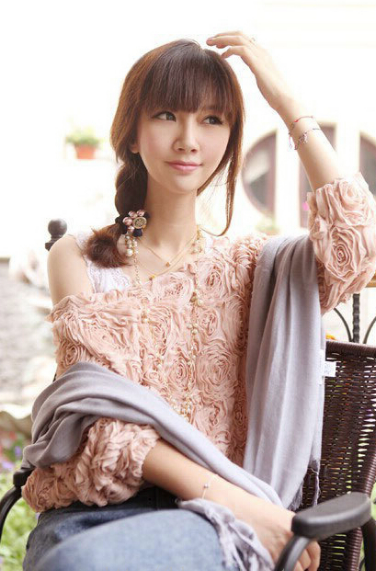
//> input picture csdn_tutorials/27.png, 376 x 571 px
$ ./opencv_17_2   (built with g++ and OpenCV 4)
//> lines starting //> are read from the running program, lines starting //| are printed output that depends on the picture
//-----------------------------------【程序说明】----------------------------------------------
//		程序名称:：《【OpenCV入门教程之十七】OpenCV重映射 & SURF特征点检测合辑 》 博文配套源码
//		开发所用IDE版本：Visual Studio 2010
//		开发所用OpenCV版本：	2.4.9
//		2014年6月15日 Created by 浅墨
//		配套博文链接： http://blog.csdn.net/poem_qianmo/article/details/30974513
//		PS:程序结合配合博文学习效果更佳
//		浅墨的微博：@浅墨_毛星云 http://weibo.com/1723155442
//		浅墨的知乎：http://www.zhihu.com/people/mao-xing-yun
//		浅墨的豆瓣：http://www.douban.com/people/53426472/
//----------------------------------------------------------------------------------------------

//-----------------------------------【头文件包含部分】---------------------------------------
//		描述：包含程序所依赖的头文件
//----------------------------------------------------------------------------------------------
#include "opencv2/highgui/highgui.hpp"
#include "opencv2/imgproc/imgproc.hpp"
#include <iostream>

//-----------------------------------【命名空间声明部分】--------------------------------------
//          描述：包含程序所使用的命名空间
//-----------------------------------------------------------------------------------------------
using namespace cv;
using namespace std;

//-----------------------------------【宏定义部分】--------------------------------------------
//  描述：定义一些辅助宏
//------------------------------------------------------------------------------------------------
#define WINDOW_NAME "【程序窗口】" //为窗口标题定义的宏

//-----------------------------------【全局变量声明部分】--------------------------------------
//          描述：全局变量的声明
//-----------------------------------------------------------------------------------------------
Mat g_srcImage, g_dstImage;
Mat g_map_x, g_map_y;

//-----------------------------------【全局函数声明部分】--------------------------------------
//          描述：全局函数的声明
//-----------------------------------------------------------------------------------------------
int update_map(int key);
static void ShowHelpText(); //输出帮助文字

//-----------------------------------【main( )函数】--------------------------------------------
//          描述：控制台应用程序的入口函数，我们的程序从这里开始执行
//-----------------------------------------------------------------------------------------------
int main(int argc, char **argv)
{
    //显示帮助文字
    ShowHelpText();

    //【1】载入原始图
    g_srcImage = imread("27.png", 1);
//> g_srcImage is the input picture: 571 rows x 376 cols, CV_8UC3; mean B, G, R 171, 176.5, 193.9
    if (!g_srcImage.data)
    {
        printf("读取图片错误，请确定目录下是否有imread函数指定的图片存在~！ \n");
        return false;
    }
    imshow("原始图", g_srcImage);

    //【2】创建和原始图一样的效果图，x重映射图，y重映射图
    g_dstImage.create(g_srcImage.size(), g_srcImage.type());
    g_map_x.create(g_srcImage.size(), CV_32FC1);
    g_map_y.create(g_srcImage.size(), CV_32FC1);

    //【3】创建窗口并显示
    namedWindow(WINDOW_NAME, CV_WINDOW_AUTOSIZE);
    imshow(WINDOW_NAME, g_srcImage);

    //【4】轮询按键，更新map_x和map_y的值，进行重映射操作并显示效果图
    while (1)
    {
        //获取键盘按键
        int key = waitKey(0);
//> the key '1' is pressed

        //判断ESC是否按下，若按下便退出
        if ((key & 255) == 27)
        {
            cout << "程序退出...........\n";
            break;
        }

        //根据按下的键盘按键来更新 map_x & map_y的值. 然后调用remap( )进行重映射
        update_map(key);
//> after the loop in update_map, `for (int j = 0; j < g_srcImage.rows; j++)`:
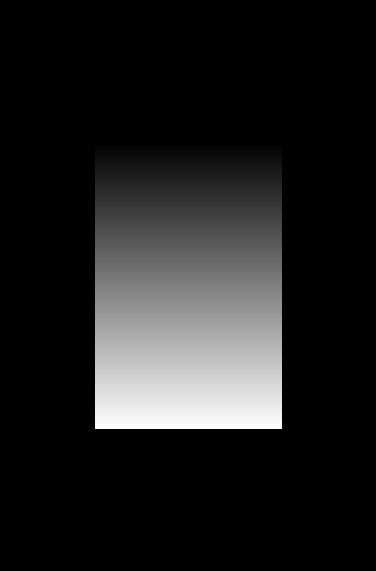
//> g_map_y: 571 rows x 376 cols, CV_32FC1; min 0, max 571, mean 71.2; drawn with min black and max white
        remap(g_srcImage, g_dstImage, g_map_x, g_map_y, CV_INTER_LINEAR, BORDER_CONSTANT, Scalar(0, 0, 0));
//> the key '2' is pressed
//> call 2 of update_map, with key = 50
//> after the loop in update_map (call 2), `for (int j = 0; j < g_srcImage.rows; j++)`:
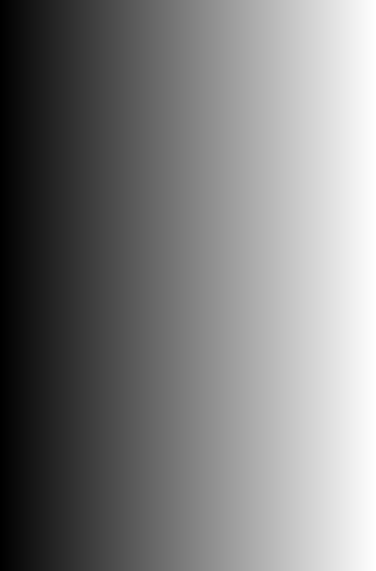
//> g_map_x: 571 rows x 376 cols, CV_32FC1; min 0, max 375, mean 187.5; drawn with min black and max white
//> after the loop in update_map (call 2), `for (int j = 0; j < g_srcImage.rows; j++)`:
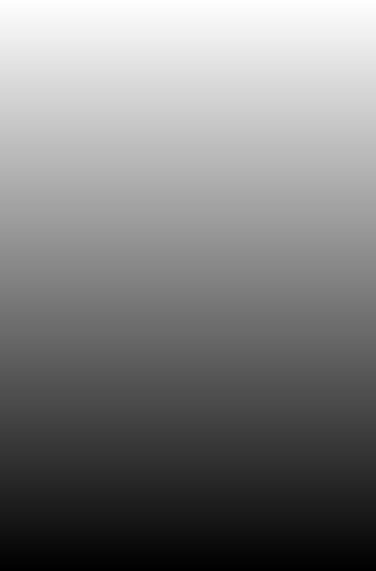
//> g_map_y: 571 rows x 376 cols, CV_32FC1; min 1, max 571, mean 286; drawn with min black and max white
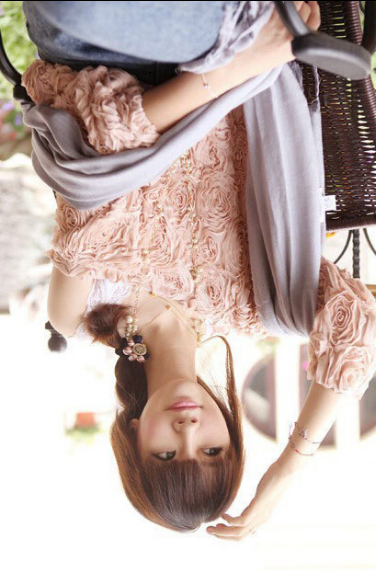
//> g_dstImage: 571 rows x 376 cols, CV_8UC3; mean B, G, R 170.6, 176.1, 193.5
//> the key '3' is pressed
//> call 3 of update_map, with key = 51
//> after the loop in update_map (call 3), `for (int j = 0; j < g_srcImage.rows; j++)`:
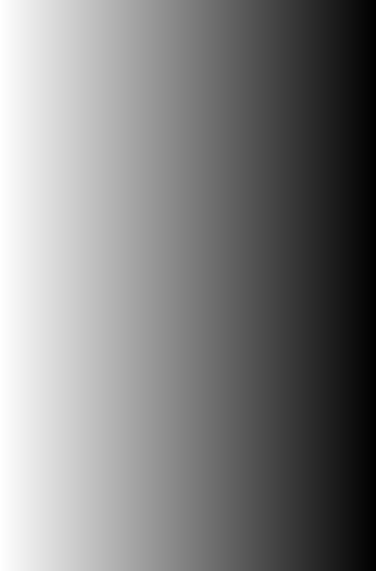
//> g_map_x: 571 rows x 376 cols, CV_32FC1; min 1, max 376, mean 188.5; drawn with min black and max white
//> after the loop in update_map (call 3), `for (int j = 0; j < g_srcImage.rows; j++)`:
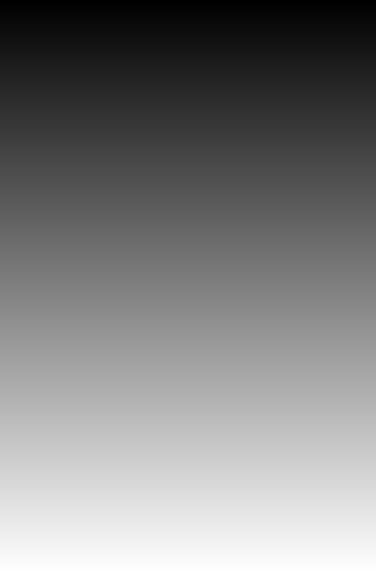
//> g_map_y: 571 rows x 376 cols, CV_32FC1; min 0, max 570, mean 285; drawn with min black and max white
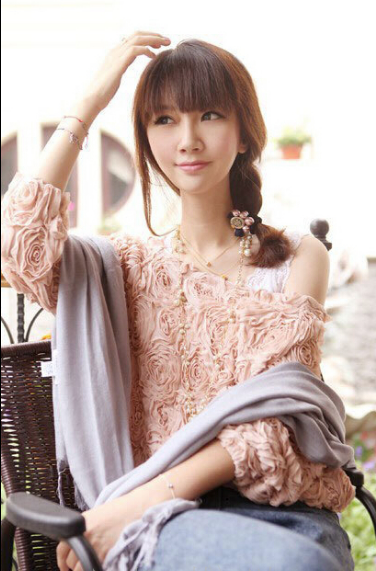
//> g_dstImage: 571 rows x 376 cols, CV_8UC3; mean B, G, R 170.5, 175.9, 193.3
//> the Esc key is pressed

        //显示效果图
        imshow(WINDOW_NAME, g_dstImage);
    }
    return 0;
}

//-----------------------------------【update_map( )函数】--------------------------------
//          描述：根据按键来更新map_x与map_x的值
//----------------------------------------------------------------------------------------------
int update_map(int key)
{
    //双层循环，遍历每一个像素点
    for (int j = 0; j < g_srcImage.rows; j++)
    {
        for (int i = 0; i < g_srcImage.cols; i++)
        {
            switch (key)
            {
            case '1': // 键盘【1】键按下，进行第一种重映射操作
                if (i > g_srcImage.cols * 0.25 && i < g_srcImage.cols * 0.75 && j > g_srcImage.rows * 0.25 && j < g_srcImage.rows * 0.75)
                {
                    g_map_x.at<float>(j, i) = static_cast<float>(2 * (i - g_srcImage.cols * 0.25) + 0.5);
                    g_map_y.at<float>(j, i) = static_cast<float>(2 * (j - g_srcImage.rows * 0.25) + 0.5);
                }
                else
                {
                    g_map_x.at<float>(j, i) = 0;
                    g_map_y.at<float>(j, i) = 0;
                }
                break;
            case '2': // 键盘【2】键按下，进行第二种重映射操作
                g_map_x.at<float>(j, i) = static_cast<float>(i);
                g_map_y.at<float>(j, i) = static_cast<float>(g_srcImage.rows - j);
                break;
            case '3': // 键盘【3】键按下，进行第三种重映射操作
                g_map_x.at<float>(j, i) = static_cast<float>(g_srcImage.cols - i);
                g_map_y.at<float>(j, i) = static_cast<float>(j);
                break;
            case '4': // 键盘【4】键按下，进行第四种重映射操作
                g_map_x.at<float>(j, i) = static_cast<float>(g_srcImage.cols - i);
                g_map_y.at<float>(j, i) = static_cast<float>(g_srcImage.rows - j);
                break;
            }
        }
    }
    return 1;
}

//-----------------------------------【ShowHelpText( )函数】----------------------------------
//      描述：输出一些帮助信息
//----------------------------------------------------------------------------------------------
static void ShowHelpText()
{
    //输出一些帮助信息
    printf("\n\n\n\t欢迎来到重映射示例程序~\n\n");
    printf("\t当前使用的OpenCV版本为 OpenCV " CV_VERSION);
    printf("\n\n\t按键操作说明: \n\n"
           "\t\t键盘按键【ESC】- 退出程序\n"
           "\t\t键盘按键【1】-  第一种映射方式\n"
           "\t\t键盘按键【2】- 第二种映射方式\n"
           "\t\t键盘按键【3】- 第三种映射方式\n"
           "\t\t键盘按键【4】- 第四种映射方式\n"
           "\n\n\t\t\t\t\t\t\t\t by浅墨\n\n\n");
}

$ run again, with csdn_tutorials/10.png copied over csdn_tutorials/27.png
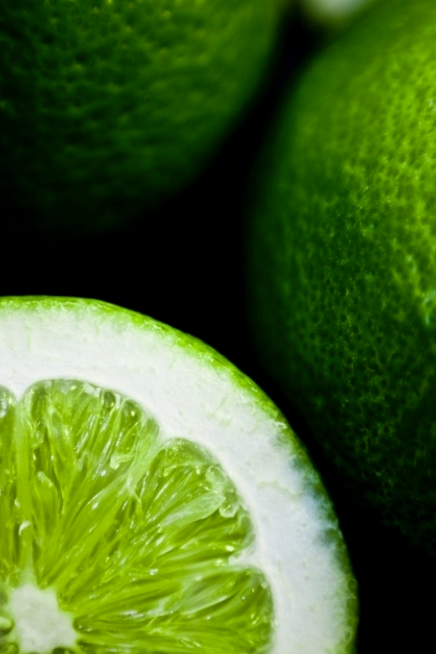
//> input picture csdn_tutorials/10.png, 436 x 654 px
//> g_srcImage is the input picture: 654 rows x 436 cols, CV_8UC3; mean B, G, R 36.1, 101.2, 70.8
//> `remap(g_srcImage, g_dstImage, g_map_x, g_map_y, CV_INTER_LINEAR, BORDE..`:
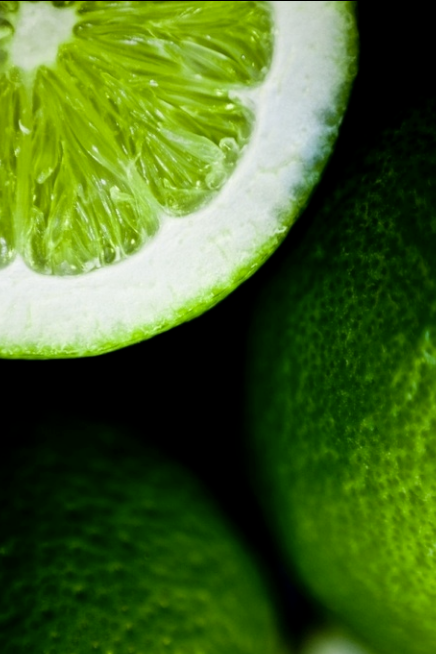
//> g_dstImage: 654 rows x 436 cols, CV_8UC3; mean B, G, R 36, 101.1, 70.7
//> `remap(g_srcImage, g_dstImage, g_map_x, g_map_y, CV_INTER_LINEAR, BORDE..`:
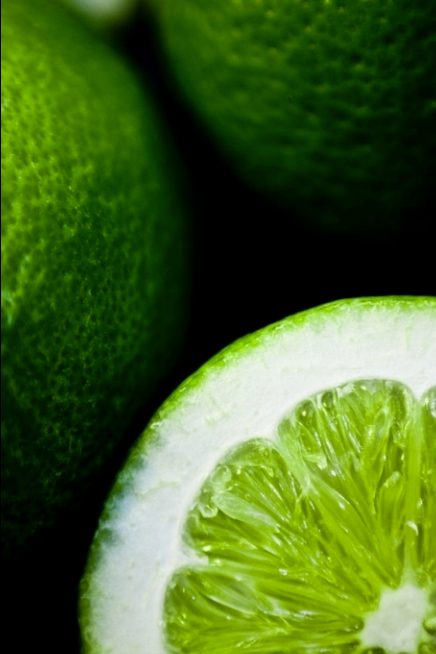
//> g_dstImage: 654 rows x 436 cols, CV_8UC3; mean B, G, R 36, 101, 70.6

$ run again, with csdn_tutorials/11.png copied over csdn_tutorials/27.png
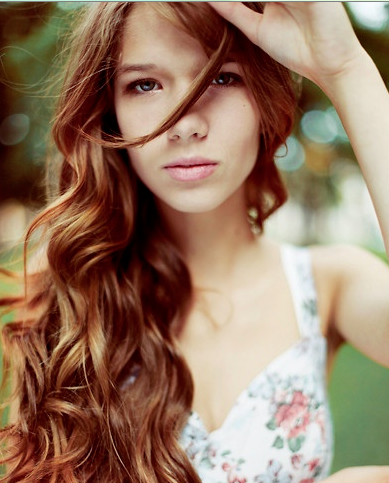
//> input picture csdn_tutorials/11.png, 389 x 483 px
//> g_srcImage is the input picture: 483 rows x 389 cols, CV_8UC3; mean B, G, R 99.9, 121.3, 150.1
//> `remap(g_srcImage, g_dstImage, g_map_x, g_map_y, CV_INTER_LINEAR, BORDE..`:
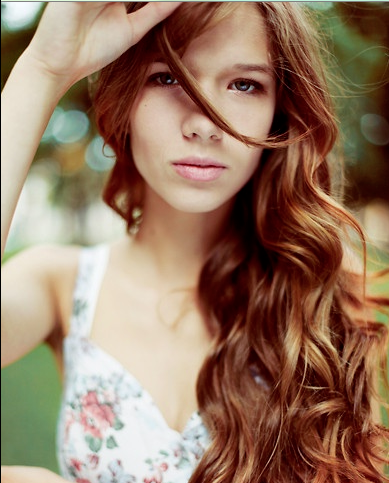
//> g_dstImage: 483 rows x 389 cols, CV_8UC3; mean B, G, R 99.8, 121.1, 149.8
